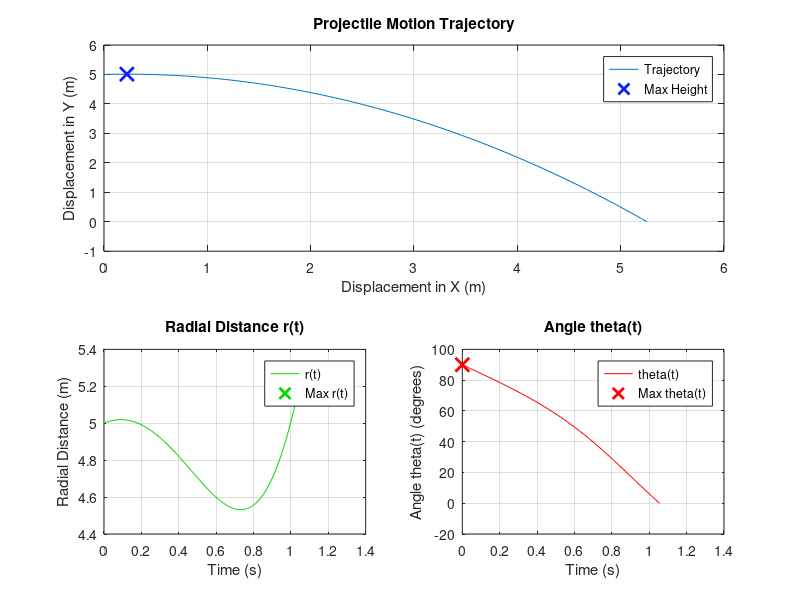

MATLAB code to generate this figure: (Note: this script raises an error after producing the figure.)
% Constant(s)
g=9.81;

% user inputs
u=input('Enter the initial velocity (u) in m/s: ');
theta=input('Enter the launch angle (theta) in degrees: ');
h=input('Enter the initial height (h) in meters: ');
fprintf('\n------------------------- Values of r(t) and theta(t) for t = 1,2,3,...31 -------------------------\n\n')
% initial calculations
theta_rad=deg2rad(theta);
u_x=u*cos(theta_rad);
u_y=u*sin(theta_rad);

% Compute flight characteristics
T=(u_y+sqrt(u_y^2+2*g*h))/g;
R=(u_x/g)*(u_y+sqrt(u_y^2+2*g*h));
H=(u_y^2/(2*g))+h;

% Generate time vector and calculate displacements
t=linspace(0,T,100); % since i named the time of flight its always gonna plot until it hits the ground
tp = 1:1:31;
s_x=u_x*t;
s_y=(u_y*t)-(0.5*g*t.^2)+h;

% Calculate radial distance and angle
r=sqrt(s_x.^2+s_y.^2);
theta_t=atan2(s_y,s_x);

x_tp=zeros(size(tp));
y_tp=zeros(size(tp));
r_tp=zeros(size(tp));
theta_tp=zeros(size(tp));

for i = 1:length(tp)
    tc=tp(i);
    x_tp(i)=u_x*tc;
    y_tp(i)=(u_y*tc)-(0.5*g*tc.^2)+h;
    r_tp(i) = sqrt(x_tp(i)^2 + y_tp(i)^2);
    theta_tp(i) = rad2deg(atan2(y_tp(i), x_tp(i)));    
    fprintf('r(%d) = %.2f, theta(%d) = %.2f\n',tc,r_tp(i),tc,theta_tp(i));
end

fprintf('\n-------------------------Simulation of full time of full flight-------------------------\n\n')
% Find maximum values for radial distance and angle
[max_r, max_r_index]=max(r);
max_time_r=t(max_r_index);
[max_theta,max_theta_index]=max(theta_t);
max_time_theta=t(max_theta_index);
max_theta_deg=rad2deg(max_theta);

% Calculate final velocity components and magnitude
v_x_T=u_x;
v_y_T=sqrt(u_y^2+2*g*h);
v_T=sqrt(v_x_T^2+v_y_T^2);

% Display calculated results
fprintf('Time of Flight (T): %.2f seconds\n',T);
fprintf('Range (R): %.2f meters\n',R);
fprintf('Max Height (H): %.2f meters\n',H);
fprintf('Velocity at separation (v(T)): %.2f m/s\n',v_T);
fprintf('Maximum radial distance (r(t)): %.2f meters at t = %.2f seconds\n',max_r,max_time_r);
fprintf('Maximum angle (theta(t)): %.2f degrees at t = %.2f seconds\n',max_theta_deg,max_time_theta);

% Set up the figure
figure('Position',[100,100,800,600]);

% Plot trajectory in Cartesian coordinates
subplot(2,1,1);
plot(s_x,s_y);
title('Projectile Motion Trajectory');
xlabel('Displacement in X (m)');
ylabel('Displacement in Y (m)');
grid on;
hold on;
plot(u_x*u_y/g,H,'x','MarkerSize',10,'LineWidth',2,'Color',[0.059,0.125,1],'DisplayName','Max Height');
legend('Trajectory','Max Height','Location','best');
hold off;

% Plot radial distance over time
subplot(2,2,3);
plot(t,r,'Color',[0,0.85,0],'DisplayName','r(t)');
hold on;
plot(max_time_r,max_r,'x','MarkerSize',10,'LineWidth',2,'Color',[0,0.85,0],'DisplayName','Max r(t)');
xlabel('Time (s)');
ylabel('Radial Distance (m)');
title('Radial Distance r(t)');
grid on;
legend('Location','best');
hold off;

% Plot angle theta(t) over time
subplot(2,2,4);
plot(t,rad2deg(theta_t),'r-','DisplayName','theta(t)');
hold on;
plot(max_time_theta,rad2deg(max_theta),'x','MarkerSize',10,'LineWidth',2,'Color','r','DisplayName','Max theta(t)');
xlabel('Time (s)');
ylabel('Angle theta(t) (degrees)');
title('Angle theta(t)');
grid on;
legend('Location','best');
hold off;

% Set overall title and save figure
sgtitle('Projectile Motion Analysis');
print('-dpng','-r300','Projectile_Motion.png')